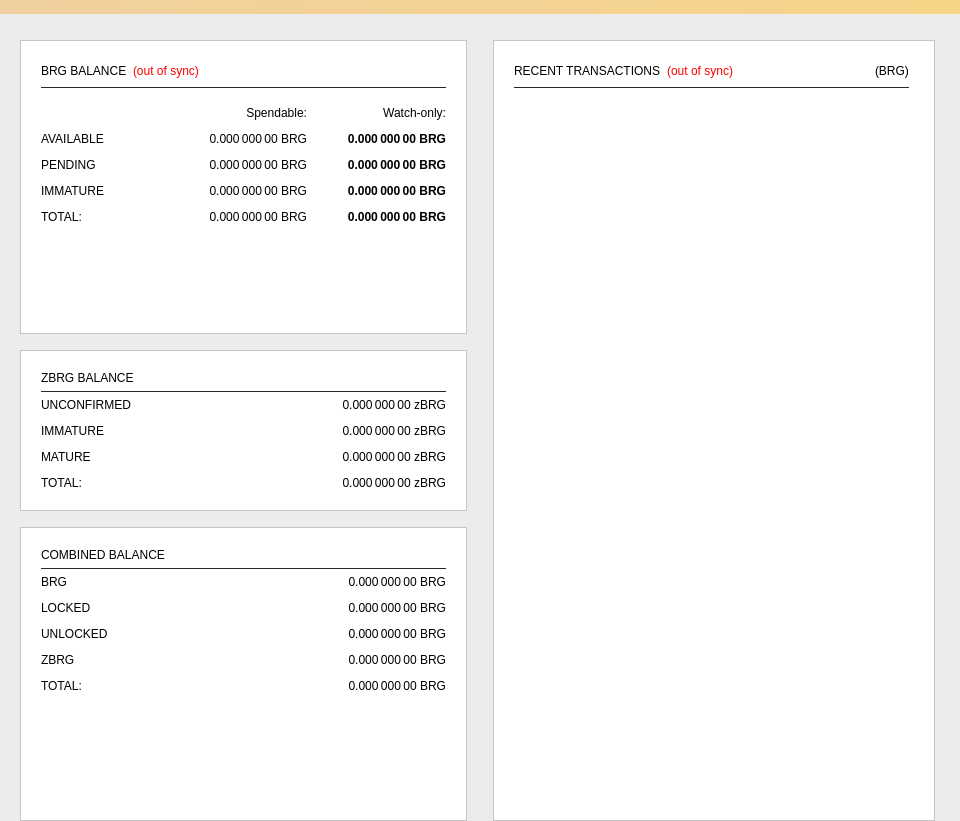
<?xml version="1.0" encoding="UTF-8"?>
<ui version="4.0">
 <class>OverviewPage</class>
 <widget class="QWidget" name="OverviewPage">
  <property name="geometry">
   <rect>
    <x>0</x>
    <y>0</y>
    <width>960</width>
    <height>821</height>
   </rect>
  </property>
  <property name="minimumSize">
   <size>
    <width>960</width>
    <height>0</height>
   </size>
  </property>
  <property name="windowTitle">
   <string>Form</string>
  </property>
  <property name="styleSheet">
   <string notr="true">background-color: #ececec;</string>
  </property>
  <layout class="QVBoxLayout" name="topLayout">
   <property name="leftMargin">
    <number>0</number>
   </property>
   <property name="topMargin">
    <number>0</number>
   </property>
   <property name="rightMargin">
    <number>0</number>
   </property>
   <property name="bottomMargin">
    <number>0</number>
   </property>
   <item>
    <widget class="QLabel" name="labelAlerts">
     <property name="visible">
      <bool>false</bool>
     </property>
     <property name="styleSheet">
      <string notr="true">background-color: qlineargradient(x1: 0, y1: 0, x2: 1, y2: 0, stop:0 #F0D0A0, stop:1 #F8D488); color:#000000;</string>
     </property>
     <property name="wordWrap">
      <bool>true</bool>
     </property>
     <property name="margin">
      <number>3</number>
     </property>
    </widget>
   </item>
   <item>
    <widget class="QLabel" name="label">
     <property name="text">
      <string/>
     </property>
     <property name="pixmap">
      <pixmap resource="../bring.qrc">:/images/bring_logo_horizontal</pixmap>
     </property>
     <property name="alignment">
      <set>Qt::AlignCenter</set>
     </property>
     <property name="margin">
      <number>27</number>
     </property>
    </widget>
   </item>
   <item>
    <layout class="QHBoxLayout" name="horizontalLayout" stretch="1,1">
     <property name="bottomMargin">
      <number>0</number>
     </property>
     <item>
      <layout class="QVBoxLayout" name="verticalLayout_2">
       <property name="leftMargin">
        <number>20</number>
       </property>
       <property name="rightMargin">
        <number>10</number>
       </property>
       <item>
        <widget class="QFrame" name="frame">
         <property name="styleSheet">
          <string notr="true">background-color: #FFFFFF;</string>
         </property>
         <property name="frameShape">
          <enum>QFrame::StyledPanel</enum>
         </property>
         <property name="frameShadow">
          <enum>QFrame::Raised</enum>
         </property>
         <layout class="QVBoxLayout" name="verticalLayout_4">
          <property name="leftMargin">
           <number>20</number>
          </property>
          <property name="topMargin">
           <number>20</number>
          </property>
          <property name="rightMargin">
           <number>20</number>
          </property>
          <property name="bottomMargin">
           <number>20</number>
          </property>
          <item>
           <layout class="QHBoxLayout" name="horizontalLayout_4">
            <item>
             <widget class="QLabel" name="label_5">
              <property name="font">
               <font>
                <weight>50</weight>
                <bold>false</bold>
               </font>
              </property>
              <property name="text">
               <string>BRG BALANCE</string>
              </property>
             </widget>
            </item>
            <item>
             <widget class="QLabel" name="labelWalletStatus">
              <property name="cursor">
               <cursorShape>WhatsThisCursor</cursorShape>
              </property>
              <property name="toolTip">
               <string>The displayed information may be out of date. Your wallet automatically synchronizes with the Bringnetwork after a connection is established, but this process has not completed yet.</string>
              </property>
              <property name="styleSheet">
               <string notr="true">QLabel { color: red; }</string>
              </property>
              <property name="text">
               <string notr="true">(out of sync)</string>
              </property>
              <property name="alignment">
               <set>Qt::AlignLeading|Qt::AlignLeft|Qt::AlignVCenter</set>
              </property>
             </widget>
            </item>
            <item>
             <spacer name="horizontalSpacer_3">
              <property name="orientation">
               <enum>Qt::Horizontal</enum>
              </property>
              <property name="sizeHint" stdset="0">
               <size>
                <width>40</width>
                <height>20</height>
               </size>
              </property>
             </spacer>
            </item>
           </layout>
          </item>
          <item>
           <widget class="QLabel" name="label_3">
            <property name="maximumSize">
             <size>
              <width>16777215</width>
              <height>1</height>
             </size>
            </property>
            <property name="styleSheet">
             <string notr="true">background-color: #292929;</string>
            </property>
            <property name="text">
             <string/>
            </property>
           </widget>
          </item>
          <item>
           <layout class="QGridLayout" name="gridLayout">
            <property name="topMargin">
             <number>12</number>
            </property>
            <property name="spacing">
             <number>12</number>
            </property>
            <item row="2" column="2">
             <widget class="QLabel" name="labelWatchPending">
              <property name="font">
               <font>
                <weight>75</weight>
                <bold>true</bold>
               </font>
              </property>
              <property name="cursor">
               <cursorShape>IBeamCursor</cursorShape>
              </property>
              <property name="toolTip">
               <string>Unconfirmed transactions to watch-only addresses</string>
              </property>
              <property name="text">
               <string notr="true">0.000 000 00 BRG</string>
              </property>
              <property name="alignment">
               <set>Qt::AlignRight|Qt::AlignTrailing|Qt::AlignVCenter</set>
              </property>
              <property name="textInteractionFlags">
               <set>Qt::LinksAccessibleByMouse|Qt::TextSelectableByKeyboard|Qt::TextSelectableByMouse</set>
              </property>
             </widget>
            </item>
            <item row="2" column="1">
             <widget class="QLabel" name="labelUnconfirmed">
              <property name="font">
               <font>
                <weight>50</weight>
                <bold>false</bold>
               </font>
              </property>
              <property name="cursor">
               <cursorShape>IBeamCursor</cursorShape>
              </property>
              <property name="toolTip">
               <string>Total of transactions that have yet to be confirmed, and do not yet count toward the spendable balance</string>
              </property>
              <property name="text">
               <string notr="true">0.000 000 00 BRG</string>
              </property>
              <property name="alignment">
               <set>Qt::AlignRight|Qt::AlignTrailing|Qt::AlignVCenter</set>
              </property>
              <property name="textInteractionFlags">
               <set>Qt::LinksAccessibleByMouse|Qt::TextSelectableByKeyboard|Qt::TextSelectableByMouse</set>
              </property>
             </widget>
            </item>
            <item row="3" column="2">
             <widget class="QLabel" name="labelWatchImmature">
              <property name="font">
               <font>
                <weight>75</weight>
                <bold>true</bold>
               </font>
              </property>
              <property name="cursor">
               <cursorShape>IBeamCursor</cursorShape>
              </property>
              <property name="toolTip">
               <string>Staked or masternode rewards in watch-only addresses that has not yet matured</string>
              </property>
              <property name="text">
               <string notr="true">0.000 000 00 BRG</string>
              </property>
              <property name="alignment">
               <set>Qt::AlignRight|Qt::AlignTrailing|Qt::AlignVCenter</set>
              </property>
              <property name="textInteractionFlags">
               <set>Qt::LinksAccessibleByMouse|Qt::TextSelectableByKeyboard|Qt::TextSelectableByMouse</set>
              </property>
             </widget>
            </item>
            <item row="4" column="0">
             <widget class="QLabel" name="labelTotalText">
              <property name="text">
               <string>TOTAL:</string>
              </property>
             </widget>
            </item>
            <item row="3" column="1">
             <widget class="QLabel" name="labelImmature">
              <property name="font">
               <font>
                <weight>50</weight>
                <bold>false</bold>
               </font>
              </property>
              <property name="cursor">
               <cursorShape>IBeamCursor</cursorShape>
              </property>
              <property name="toolTip">
               <string>Staked or masternode rewards that has not yet matured</string>
              </property>
              <property name="text">
               <string notr="true">0.000 000 00 BRG</string>
              </property>
              <property name="alignment">
               <set>Qt::AlignRight|Qt::AlignTrailing|Qt::AlignVCenter</set>
              </property>
              <property name="textInteractionFlags">
               <set>Qt::LinksAccessibleByMouse|Qt::TextSelectableByKeyboard|Qt::TextSelectableByMouse</set>
              </property>
             </widget>
            </item>
            <item row="3" column="0">
             <widget class="QLabel" name="labelImmatureText">
              <property name="text">
               <string>IMMATURE</string>
              </property>
             </widget>
            </item>
            <item row="4" column="1">
             <widget class="QLabel" name="labelTotal">
              <property name="font">
               <font>
                <weight>50</weight>
                <bold>false</bold>
               </font>
              </property>
              <property name="cursor">
               <cursorShape>IBeamCursor</cursorShape>
              </property>
              <property name="toolTip">
               <string>Your current total balance</string>
              </property>
              <property name="text">
               <string notr="true">0.000 000 00 BRG</string>
              </property>
              <property name="alignment">
               <set>Qt::AlignRight|Qt::AlignTrailing|Qt::AlignVCenter</set>
              </property>
              <property name="textInteractionFlags">
               <set>Qt::LinksAccessibleByMouse|Qt::TextSelectableByKeyboard|Qt::TextSelectableByMouse</set>
              </property>
             </widget>
            </item>
            <item row="4" column="2">
             <widget class="QLabel" name="labelWatchTotal">
              <property name="font">
               <font>
                <weight>75</weight>
                <bold>true</bold>
               </font>
              </property>
              <property name="cursor">
               <cursorShape>IBeamCursor</cursorShape>
              </property>
              <property name="toolTip">
               <string>Current total balance in watch-only addresses</string>
              </property>
              <property name="text">
               <string notr="true">0.000 000 00 BRG</string>
              </property>
              <property name="alignment">
               <set>Qt::AlignRight|Qt::AlignTrailing|Qt::AlignVCenter</set>
              </property>
              <property name="textInteractionFlags">
               <set>Qt::LinksAccessibleByMouse|Qt::TextSelectableByKeyboard|Qt::TextSelectableByMouse</set>
              </property>
             </widget>
            </item>
            <item row="0" column="2">
             <widget class="QLabel" name="labelWatchonly">
              <property name="text">
               <string>Watch-only:</string>
              </property>
              <property name="alignment">
               <set>Qt::AlignRight|Qt::AlignTrailing|Qt::AlignVCenter</set>
              </property>
             </widget>
            </item>
            <item row="1" column="0">
             <widget class="QLabel" name="labelBalanceText">
              <property name="text">
               <string>AVAILABLE</string>
              </property>
             </widget>
            </item>
            <item row="1" column="1">
             <widget class="QLabel" name="labelBalance">
              <property name="font">
               <font>
                <weight>50</weight>
                <bold>false</bold>
               </font>
              </property>
              <property name="cursor">
               <cursorShape>IBeamCursor</cursorShape>
              </property>
              <property name="toolTip">
               <string>Your current spendable balance</string>
              </property>
              <property name="text">
               <string notr="true">0.000 000 00 BRG</string>
              </property>
              <property name="alignment">
               <set>Qt::AlignRight|Qt::AlignTrailing|Qt::AlignVCenter</set>
              </property>
              <property name="textInteractionFlags">
               <set>Qt::LinksAccessibleByMouse|Qt::TextSelectableByKeyboard|Qt::TextSelectableByMouse</set>
              </property>
             </widget>
            </item>
            <item row="1" column="2">
             <widget class="QLabel" name="labelWatchAvailable">
              <property name="font">
               <font>
                <weight>75</weight>
                <bold>true</bold>
               </font>
              </property>
              <property name="cursor">
               <cursorShape>IBeamCursor</cursorShape>
              </property>
              <property name="toolTip">
               <string>Your current balance in watch-only addresses</string>
              </property>
              <property name="text">
               <string notr="true">0.000 000 00 BRG</string>
              </property>
              <property name="alignment">
               <set>Qt::AlignRight|Qt::AlignTrailing|Qt::AlignVCenter</set>
              </property>
              <property name="textInteractionFlags">
               <set>Qt::LinksAccessibleByMouse|Qt::TextSelectableByKeyboard|Qt::TextSelectableByMouse</set>
              </property>
             </widget>
            </item>
            <item row="2" column="0">
             <widget class="QLabel" name="labelPendingText">
              <property name="text">
               <string>PENDING</string>
              </property>
             </widget>
            </item>
            <item row="0" column="1">
             <widget class="QLabel" name="labelSpendable">
              <property name="text">
               <string>Spendable:</string>
              </property>
              <property name="alignment">
               <set>Qt::AlignRight|Qt::AlignTrailing|Qt::AlignVCenter</set>
              </property>
             </widget>
            </item>
           </layout>
          </item>
          <item>
           <spacer name="verticalSpacer_4">
            <property name="orientation">
             <enum>Qt::Vertical</enum>
            </property>
            <property name="sizeHint" stdset="0">
             <size>
              <width>20</width>
              <height>40</height>
             </size>
            </property>
           </spacer>
          </item>
         </layout>
        </widget>
       </item>
       <item>
        <spacer name="verticalSpacer_2">
         <property name="orientation">
          <enum>Qt::Vertical</enum>
         </property>
         <property name="sizeType">
          <enum>QSizePolicy::Fixed</enum>
         </property>
         <property name="sizeHint" stdset="0">
          <size>
           <width>20</width>
           <height>10</height>
          </size>
         </property>
        </spacer>
       </item>
       <item>
        <widget class="QFrame" name="frame_4">
         <property name="styleSheet">
          <string notr="true">background-color: #FFFFFF;</string>
         </property>
         <property name="frameShape">
          <enum>QFrame::StyledPanel</enum>
         </property>
         <property name="frameShadow">
          <enum>QFrame::Raised</enum>
         </property>
         <layout class="QVBoxLayout" name="verticalLayout_7">
          <property name="leftMargin">
           <number>20</number>
          </property>
          <property name="topMargin">
           <number>20</number>
          </property>
          <property name="rightMargin">
           <number>20</number>
          </property>
          <property name="bottomMargin">
           <number>20</number>
          </property>
          <item>
           <layout class="QHBoxLayout" name="horizontalLayout_8" stretch="0">
            <item>
             <widget class="QLabel" name="label_5z_3">
              <property name="maximumSize">
               <size>
                <width>16777215</width>
                <height>20</height>
               </size>
              </property>
              <property name="font">
               <font>
                <weight>50</weight>
                <bold>false</bold>
               </font>
              </property>
              <property name="text">
               <string>ZBRG BALANCE</string>
              </property>
             </widget>
            </item>
           </layout>
          </item>
          <item>
           <widget class="QLabel" name="label_6">
            <property name="maximumSize">
             <size>
              <width>16777215</width>
              <height>1</height>
             </size>
            </property>
            <property name="styleSheet">
             <string notr="true">background-color: #292929;</string>
            </property>
            <property name="text">
             <string/>
            </property>
           </widget>
          </item>
          <item>
           <layout class="QGridLayout" name="gridLayout_5">
            <property name="topMargin">
             <number>0</number>
            </property>
            <property name="spacing">
             <number>12</number>
            </property>
            <item row="4" column="0">
             <widget class="QLabel" name="labelzBalanceMatureText">
              <property name="toolTip">
               <string>Mature: more than 20 confirmation and more than 1 mints of the same denomination after it was minted.
These zBRG are spendable.</string>
              </property>
              <property name="text">
               <string>MATURE</string>
              </property>
             </widget>
            </item>
            <item row="4" column="1">
             <widget class="QLabel" name="labelzBalanceMature">
              <property name="font">
               <font>
                <weight>50</weight>
                <bold>false</bold>
               </font>
              </property>
              <property name="toolTip">
               <string>Mature: more than 20 confirmation and more than 1 mints of the same denomination after it was minted.
These zBRG are spendable.</string>
              </property>
              <property name="text">
               <string>0.000 000 00 zBRG</string>
              </property>
              <property name="alignment">
               <set>Qt::AlignRight|Qt::AlignTrailing|Qt::AlignVCenter</set>
              </property>
             </widget>
            </item>
            <item row="2" column="0">
             <widget class="QLabel" name="labelzBalanceUnconfirmedText">
              <property name="toolTip">
               <string>Unconfirmed: less than 20 confirmations
Immature: confirmed, but less than 1 mints of the same denomination after it was minted</string>
              </property>
              <property name="text">
               <string>UNCONFIRMED</string>
              </property>
             </widget>
            </item>
            <item row="2" column="1">
             <widget class="QLabel" name="labelzBalanceUnconfirmed">
              <property name="font">
               <font>
                <weight>50</weight>
                <bold>false</bold>
               </font>
              </property>
              <property name="toolTip">
               <string>Unconfirmed: less than 20 confirmations
Immature: confirmed, but less than 1 mints of the same denomination after it was minted</string>
              </property>
              <property name="text">
               <string>0.000 000 00 zBRG</string>
              </property>
              <property name="alignment">
               <set>Qt::AlignRight|Qt::AlignTrailing|Qt::AlignVCenter</set>
              </property>
             </widget>
            </item>
            <item row="3" column="0">
             <widget class="QLabel" name="labelzBalanceImmatureText">
              <property name="toolTip">
               <string>Unconfirmed: less than 20 confirmations
Immature: confirmed, but less than 1 mints of the same denomination after it was minted</string>
              </property>
              <property name="text">
               <string>IMMATURE</string>
              </property>
             </widget>
            </item>
            <item row="3" column="1">
             <widget class="QLabel" name="labelzBalanceImmature">
              <property name="font">
               <font>
                <weight>50</weight>
                <bold>false</bold>
               </font>
              </property>
              <property name="toolTip">
               <string>Unconfirmed: less than 20 confirmations
Immature: confirmed, but less than 1 mints of the same denomination after it was minted</string>
              </property>
              <property name="text">
               <string>0.000 000 00 zBRG</string>
              </property>
              <property name="alignment">
               <set>Qt::AlignRight|Qt::AlignTrailing|Qt::AlignVCenter</set>
              </property>
             </widget>
            </item>
            <item row="5" column="0">
             <widget class="QLabel" name="labelzBalanceText">
              <property name="toolTip">
               <string>All available zBRG, unconfirmed and immature zBRG included.</string>
              </property>
              <property name="text">
               <string>TOTAL:</string>
              </property>
             </widget>
            </item>
            <item row="5" column="1">
             <widget class="QLabel" name="labelzBalance">
              <property name="font">
               <font>
                <weight>50</weight>
                <bold>false</bold>
               </font>
              </property>
              <property name="cursor">
               <cursorShape>IBeamCursor</cursorShape>
              </property>
              <property name="toolTip">
               <string>All available zBRG, unconfirmed and immature zBRG included.</string>
              </property>
              <property name="text">
               <string notr="true">0.000 000 00 zBRG</string>
              </property>
              <property name="alignment">
               <set>Qt::AlignRight|Qt::AlignTrailing|Qt::AlignVCenter</set>
              </property>
              <property name="textInteractionFlags">
               <set>Qt::LinksAccessibleByMouse|Qt::TextSelectableByKeyboard|Qt::TextSelectableByMouse</set>
              </property>
             </widget>
            </item>
           </layout>
          </item>
         </layout>
        </widget>
       </item>
       <item>
        <spacer name="verticalSpacer_3">
         <property name="orientation">
          <enum>Qt::Vertical</enum>
         </property>
         <property name="sizeType">
          <enum>QSizePolicy::Fixed</enum>
         </property>
         <property name="sizeHint" stdset="0">
          <size>
           <width>20</width>
           <height>10</height>
          </size>
         </property>
        </spacer>
       </item>
       <item>
        <widget class="QFrame" name="frame_3">
         <property name="styleSheet">
          <string notr="true">background-color: #FFFFFF;</string>
         </property>
         <property name="frameShape">
          <enum>QFrame::StyledPanel</enum>
         </property>
         <property name="frameShadow">
          <enum>QFrame::Raised</enum>
         </property>
         <layout class="QVBoxLayout" name="verticalLayout_5">
          <property name="leftMargin">
           <number>20</number>
          </property>
          <property name="topMargin">
           <number>20</number>
          </property>
          <property name="rightMargin">
           <number>20</number>
          </property>
          <property name="bottomMargin">
           <number>20</number>
          </property>
          <item>
           <layout class="QHBoxLayout" name="horizontalLayout_5" stretch="0">
            <item>
             <widget class="QLabel" name="label_5z">
              <property name="maximumSize">
               <size>
                <width>16777215</width>
                <height>20</height>
               </size>
              </property>
              <property name="font">
               <font>
                <weight>50</weight>
                <bold>false</bold>
               </font>
              </property>
              <property name="toolTip">
               <string>Combined Balances (including unconfirmed and immature coins)</string>
              </property>
              <property name="text">
               <string>COMBINED BALANCE</string>
              </property>
             </widget>
            </item>
           </layout>
          </item>
          <item>
           <widget class="QLabel" name="label_7">
            <property name="maximumSize">
             <size>
              <width>16777215</width>
              <height>1</height>
             </size>
            </property>
            <property name="styleSheet">
             <string notr="true">background-color: #292929;</string>
            </property>
            <property name="text">
             <string/>
            </property>
           </widget>
          </item>
          <item>
           <layout class="QGridLayout" name="gridLayout_3" rowstretch="0,0,0,0,0,0,0,0" rowminimumheight="0,0,0,0,0,0,0,0" columnminimumwidth="0,0">
            <property name="sizeConstraint">
             <enum>QLayout::SetMinimumSize</enum>
            </property>
            <property name="topMargin">
             <number>0</number>
            </property>
            <property name="spacing">
             <number>12</number>
            </property>
            <item row="4" column="1">
             <widget class="QLabel" name="labelzBalancez">
              <property name="font">
               <font>
                <weight>50</weight>
                <bold>false</bold>
               </font>
              </property>
              <property name="cursor">
               <cursorShape>IBeamCursor</cursorShape>
              </property>
              <property name="toolTip">
               <string>Total of transactions that have yet to be confirmed, and do not yet count toward the spendable balance</string>
              </property>
              <property name="text">
               <string notr="true">0.000 000 00 BRG</string>
              </property>
              <property name="alignment">
               <set>Qt::AlignRight|Qt::AlignTrailing|Qt::AlignVCenter</set>
              </property>
              <property name="textInteractionFlags">
               <set>Qt::LinksAccessibleByMouse|Qt::TextSelectableByKeyboard|Qt::TextSelectableByMouse</set>
              </property>
             </widget>
            </item>
            <item row="1" column="0">
             <widget class="QLabel" name="labelBalanceTextz">
              <property name="minimumSize">
               <size>
                <width>0</width>
                <height>0</height>
               </size>
              </property>
              <property name="text">
               <string>BRG</string>
              </property>
             </widget>
            </item>
            <item row="1" column="1">
             <widget class="QLabel" name="labelBalancez">
              <property name="font">
               <font>
                <weight>50</weight>
                <bold>false</bold>
               </font>
              </property>
              <property name="cursor">
               <cursorShape>IBeamCursor</cursorShape>
              </property>
              <property name="toolTip">
               <string>Your current spendable balance</string>
              </property>
              <property name="text">
               <string notr="true">0.000 000 00 BRG</string>
              </property>
              <property name="alignment">
               <set>Qt::AlignRight|Qt::AlignTrailing|Qt::AlignVCenter</set>
              </property>
              <property name="textInteractionFlags">
               <set>Qt::LinksAccessibleByMouse|Qt::TextSelectableByKeyboard|Qt::TextSelectableByMouse</set>
              </property>
             </widget>
            </item>
            <item row="4" column="0">
             <widget class="QLabel" name="labelzBalanceTextz">
              <property name="toolTip">
               <string/>
              </property>
              <property name="text">
               <string>ZBRG</string>
              </property>
             </widget>
            </item>
            <item row="2" column="1">
             <widget class="QLabel" name="labelLockedBalance">
              <property name="toolTip">
               <string>Locked BRG or Masternode collaterals. These are excluded from zBRG minting.</string>
              </property>
              <property name="text">
               <string>0.000 000 00 BRG</string>
              </property>
              <property name="alignment">
               <set>Qt::AlignRight|Qt::AlignTrailing|Qt::AlignVCenter</set>
              </property>
             </widget>
            </item>
            <item row="2" column="0">
             <widget class="QLabel" name="labelLockedBalanceText">
              <property name="toolTip">
               <string>Locked BRG or Masternode collaterals. These are excluded from zBRG minting.</string>
              </property>
              <property name="text">
               <string>LOCKED</string>
              </property>
             </widget>
            </item>
            <item row="3" column="0">
             <widget class="QLabel" name="labelUnLockedBalanceText">
              <property name="toolTip">
               <string>Unlocked BRGs. These can be used for zBRG minting.</string>
              </property>
              <property name="text">
               <string>UNLOCKED</string>
              </property>
             </widget>
            </item>
            <item row="3" column="1">
             <widget class="QLabel" name="labelUnLockedBalance">
              <property name="toolTip">
               <string>Unlocked BRGs. These can be used for zBRG minting.</string>
              </property>
              <property name="text">
               <string>0.000 000 00 BRG</string>
              </property>
              <property name="alignment">
               <set>Qt::AlignRight|Qt::AlignTrailing|Qt::AlignVCenter</set>
              </property>
             </widget>
            </item>
            <item row="5" column="1">
             <widget class="QLabel" name="labelTotalz">
              <property name="font">
               <font>
                <weight>50</weight>
                <bold>false</bold>
               </font>
              </property>
              <property name="cursor">
               <cursorShape>IBeamCursor</cursorShape>
              </property>
              <property name="toolTip">
               <string>Total Balance, including unconfirmed and immature coins.</string>
              </property>
              <property name="text">
               <string notr="true">0.000 000 00 BRG</string>
              </property>
              <property name="alignment">
               <set>Qt::AlignRight|Qt::AlignTrailing|Qt::AlignVCenter</set>
              </property>
              <property name="textInteractionFlags">
               <set>Qt::LinksAccessibleByMouse|Qt::TextSelectableByKeyboard|Qt::TextSelectableByMouse</set>
              </property>
             </widget>
            </item>
            <item row="5" column="0">
             <widget class="QLabel" name="labelTotalTextz">
              <property name="text">
               <string>TOTAL:</string>
              </property>
             </widget>
            </item>
           </layout>
          </item>
          <item>
           <spacer name="verticalSpacer">
            <property name="orientation">
             <enum>Qt::Vertical</enum>
            </property>
            <property name="sizeHint" stdset="0">
             <size>
              <width>20</width>
              <height>40</height>
             </size>
            </property>
           </spacer>
          </item>
         </layout>
        </widget>
       </item>
      </layout>
     </item>
     <item>
      <layout class="QVBoxLayout" name="verticalLayout_3">
       <property name="leftMargin">
        <number>10</number>
       </property>
       <property name="rightMargin">
        <number>25</number>
       </property>
       <item>
        <widget class="QFrame" name="frame_2">
         <property name="styleSheet">
          <string notr="true">background-color: #FFFFFF;
</string>
         </property>
         <property name="frameShape">
          <enum>QFrame::StyledPanel</enum>
         </property>
         <property name="frameShadow">
          <enum>QFrame::Raised</enum>
         </property>
         <layout class="QVBoxLayout" name="verticalLayout">
          <property name="leftMargin">
           <number>0</number>
          </property>
          <property name="topMargin">
           <number>20</number>
          </property>
          <property name="rightMargin">
           <number>0</number>
          </property>
          <item>
           <layout class="QHBoxLayout" name="horizontalLayout_2">
            <property name="leftMargin">
             <number>20</number>
            </property>
            <property name="rightMargin">
             <number>25</number>
            </property>
            <item>
             <widget class="QLabel" name="label_4">
              <property name="font">
               <font>
                <weight>50</weight>
                <bold>false</bold>
               </font>
              </property>
              <property name="text">
               <string>RECENT TRANSACTIONS</string>
              </property>
             </widget>
            </item>
            <item>
             <widget class="QLabel" name="labelTransactionsStatus">
              <property name="cursor">
               <cursorShape>WhatsThisCursor</cursorShape>
              </property>
              <property name="toolTip">
               <string>The displayed information may be out of date. Your wallet automatically synchronizes with the Bringnetwork after a connection is established, but this process has not completed yet.</string>
              </property>
              <property name="styleSheet">
               <string notr="true">QLabel { color: red; }</string>
              </property>
              <property name="text">
               <string notr="true">(out of sync)</string>
              </property>
              <property name="alignment">
               <set>Qt::AlignRight|Qt::AlignTrailing|Qt::AlignVCenter</set>
              </property>
             </widget>
            </item>
            <item>
             <spacer name="horizontalSpacer">
              <property name="orientation">
               <enum>Qt::Horizontal</enum>
              </property>
              <property name="sizeHint" stdset="0">
               <size>
                <width>40</width>
                <height>20</height>
               </size>
              </property>
             </spacer>
            </item>
            <item>
             <widget class="QLabel" name="label_2">
              <property name="text">
               <string>(BRG)</string>
              </property>
             </widget>
            </item>
           </layout>
          </item>
          <item>
           <widget class="QLabel" name="label_8">
            <property name="maximumSize">
             <size>
              <width>16777215</width>
              <height>1</height>
             </size>
            </property>
            <property name="styleSheet">
             <string notr="true">background-color: #292929;
margin-left:20px;
margin-right:25px;
</string>
            </property>
            <property name="text">
             <string/>
            </property>
           </widget>
          </item>
          <item>
           <widget class="QListView" name="listTransactions">
            <property name="styleSheet">
             <string notr="true"/>
            </property>
            <property name="frameShape">
             <enum>QFrame::NoFrame</enum>
            </property>
            <property name="verticalScrollBarPolicy">
             <enum>Qt::ScrollBarAlwaysOff</enum>
            </property>
            <property name="horizontalScrollBarPolicy">
             <enum>Qt::ScrollBarAlwaysOff</enum>
            </property>
            <property name="alternatingRowColors">
             <bool>true</bool>
            </property>
            <property name="selectionMode">
             <enum>QAbstractItemView::NoSelection</enum>
            </property>
           </widget>
          </item>
         </layout>
        </widget>
       </item>
      </layout>
     </item>
    </layout>
   </item>
  </layout>
 </widget>
 <resources>
  <include location="../bring.qrc"/>
 </resources>
 <connections/>
</ui>
